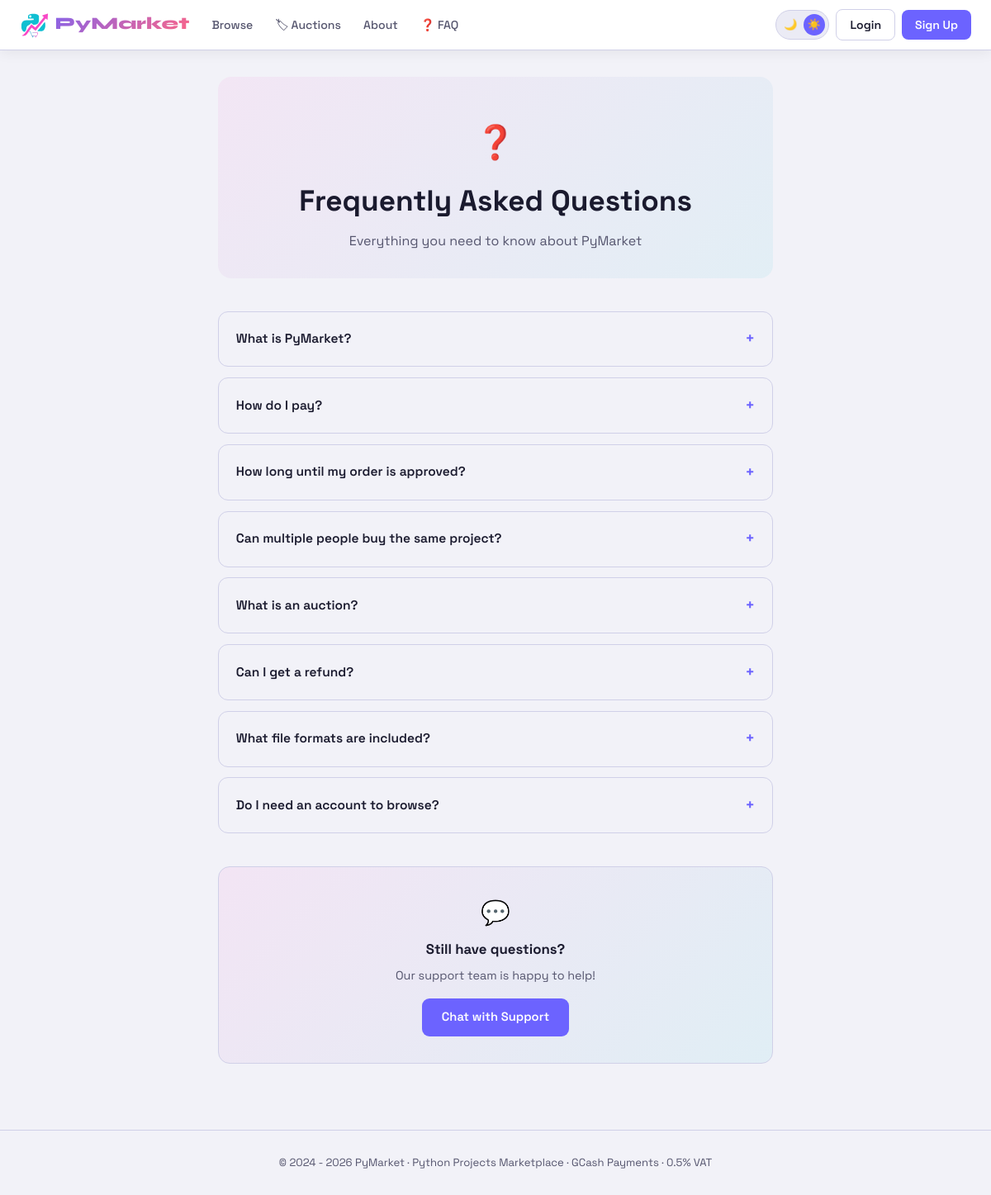
Page /faq on the committed database.
### tables this page shows
CREATE TABLE faq (
            id INTEGER PRIMARY KEY AUTOINCREMENT,
            question TEXT NOT NULL,
            answer TEXT NOT NULL,
            sort_order INTEGER DEFAULT 0,
            created_at TEXT DEFAULT CURRENT_TIMESTAMP);

### app.py (the view)
@app.route('/faq')
def faq():
    db = get_db()
    faqs = db.execute(
        "SELECT * FROM faq ORDER BY sort_order ASC, id ASC").fetchall()
    return render_template('faq.html', faqs=faqs)

### app.py (called while the page is built)
def get_db():
    if 'db' not in g:
        conn = sqlite3.connect(DB_PATH, timeout=20)
        conn.row_factory = sqlite3.Row
        conn.execute("PRAGMA journal_mode=WAL")
        g.db = conn
    return g.db

### templates/faq.html (shortened to what this page needs)
{% extends 'base.html' %}
{% block content %}
<div class="container" style="max-width:720px">
  <div class="faq-hero">
    <div style="font-size:2.5rem;margin-bottom:.6rem">❓</div>
    <h1>Frequently Asked Questions</h1>
    <p>Everything you need to know about PyMarket</p>
  </div>
  {% if faqs %}
    {% for f in faqs %}
    <div class="faq-item" id="faq-{{ f['id'] }}">
      <div class="faq-q" onclick="toggleFaq(this)">
        <span>{{ f['question'] }}</span>
        <span class="icon">+</span>
      </div>
    </div>
    {% endfor %}
  {% else %}
    <div style="text-align:center;color:var(--muted);padding:3rem">No FAQs yet. Check back soon! 😊</div>
  {% endif %}
  <div class="faq-cta">
    <div style="font-size:1.8rem;margin-bottom:.5rem">💬</div>
    <div style="font-weight:700;font-size:1.05rem;margin-bottom:.4rem">Still have questions?</div>
    <p style="color:var(--muted);font-size:.9rem;margin-bottom:1rem">Our support team is happy to help!</p>
    <a href="{{ url_for('chat_general') }}" class="btn btn-primary">Chat with Support</a>
  </div>
</div>
{% endblock %}

### templates/base.html (style rules this page uses)
[data-theme="light"] { --bg:#f2f2f8;--surface:#ffffff;--surface2:#ebebf5;--border:#d0d0e8;--text:#1a1a2e;--muted:#55556e;--shadow:rgba(0,0,0,.07);--card-shadow:rgba(108,99,255,.1) }
:root { --accent:#6c63ff;--accent2:#ff6584;--green:#00d68f;--yellow:#ffd166;--font:'Space Grotesk',sans-serif;--mono:'JetBrains Mono',monospace;--display:'Syne',sans-serif }
* { margin:0;padding:0;box-sizing:border-box }
html { scroll-behavior:smooth }
body { background:var(--bg);color:var(--text);font-family:var(--font);min-height:100vh;line-height:1.6;transition:background .25s,color .25s }
a { color:inherit;text-decoration:none }
.container { max-width:1280px;margin:0 auto;padding:2rem 1.5rem }
.btn { display:inline-flex;align-items:center;justify-content:center;gap:.45rem;padding:.7rem 1.5rem;border-radius:9px;font-family:var(--font);font-size:.92rem;font-weight:600;cursor:pointer;border:none;transition:.2s;text-align:center }
.btn-primary { background:var(--accent);color:#fff }

### templates/faq.html (style rules this page uses)
.faq-hero { text-align:center;padding:3rem 1rem 2rem;background:linear-gradient(135deg,rgba(248,72,198,.07),rgba(16,191,210,.07));border-radius:16px;margin-bottom:2.5rem }
.faq-hero h1 { font-size:2.2rem;font-weight:800;margin-bottom:.5rem }
.faq-hero p { color:var(--muted);font-size:1rem }
.faq-item { border:1px solid var(--border);border-radius:12px;margin-bottom:.8rem;overflow:hidden;transition:box-shadow .2s }
.faq-q { padding:1.1rem 1.3rem;cursor:pointer;display:flex;justify-content:space-between;align-items:center;font-weight:600;font-size:.97rem;gap:1rem;user-select:none }
.faq-q .icon { font-size:1.2rem;transition:transform .3s;flex-shrink:0;color:var(--accent) }
.faq-cta { background:linear-gradient(135deg,rgba(248,72,198,.08),rgba(16,191,210,.08));border:1px solid var(--border);border-radius:14px;padding:2rem;text-align:center;margin-top:2.5rem }

### rows in the picture
faq: question "What is PyMarket?"
faq: question "How do I pay?"
faq: question "How long until my order is approved?"
faq: question "Can multiple people buy the same project?"
faq: question "What is an auction?"
faq: question "Can I get a refund?"
faq: question "What file formats are included?"
faq: question "Do I need an account to browse?"
